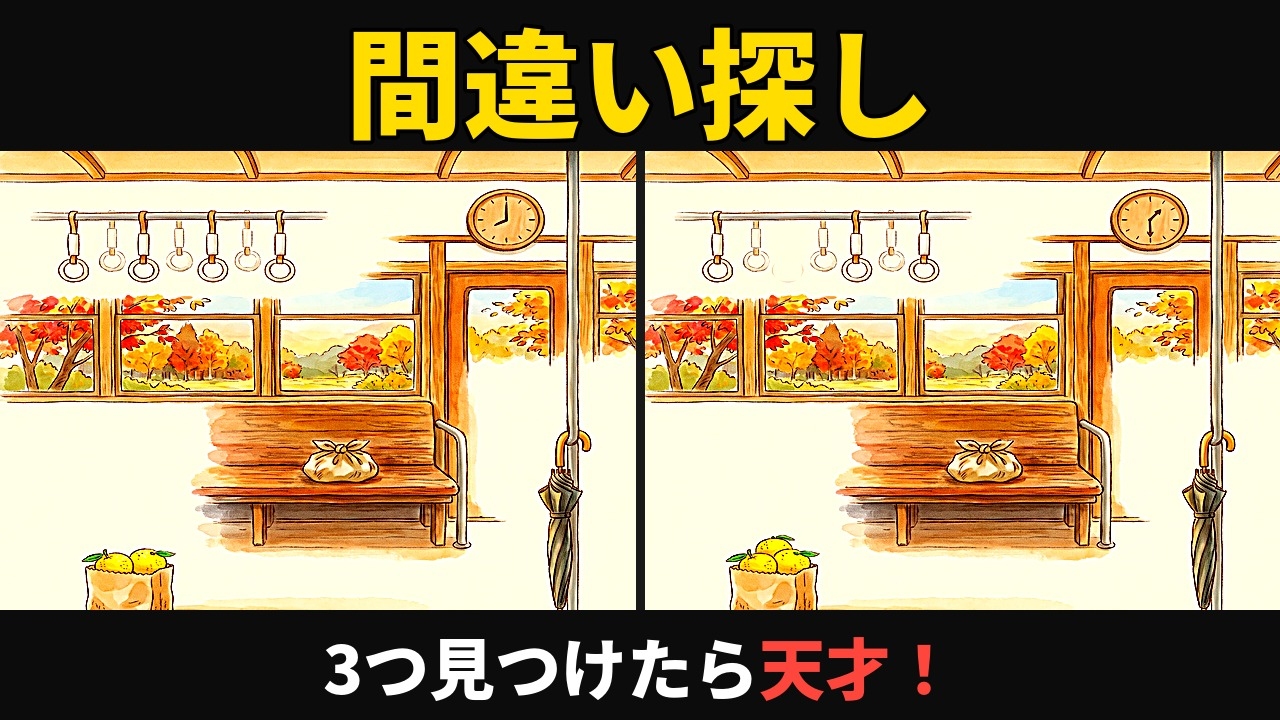
#> input picture assets/thumbnail_mock/thumb_v2_noowl.jpg, 1280 x 720 px, given in place of q4_a.png, which was not available
$ python ep005_clean.py ../../assets/thumbnail_mock
#> lines starting #> are read from the running program, lines starting #| are printed output that depends on the picture; after the words box and inside, x2 and y2 are one past the last pixel; in counts of white or black regions, pixels touching at a corner belong together
"""第5回：AIの描き直しで消した物（第4問の飾りの三角・第5問の柿）のうすい輪郭が残ったので、
元の絵で物があった所のうち、描き直しの絵で明るい（地の）所を、まわりの地からなだらかにうめる。濃い線（ひも・枝）と残る柿は変えない。
python3 ep005_clean.py <作業フォルダ>  →  <作業>/edit_4_2c.png, edit_5_1c.png（画像APIは使わない）"""
import sys
from pathlib import Path
import numpy as np
from PIL import Image, ImageFilter
from scipy import ndimage

JOBS = {(4, "2"): (70, 755, 205, 905)}

w = Path(sys.argv[1])
for (q, v), (x0, y0, x1, y1) in JOBS.items():
    a = np.asarray(Image.open(w / f"q{q}_a.png").convert("RGB").crop((x0, y0, x1, y1))).astype(float)
#> a: shape (150, 135, 3) float64; every value is 0
    ed_im = Image.open(w / f"edit_{q}_{v}.png").convert("RGB")
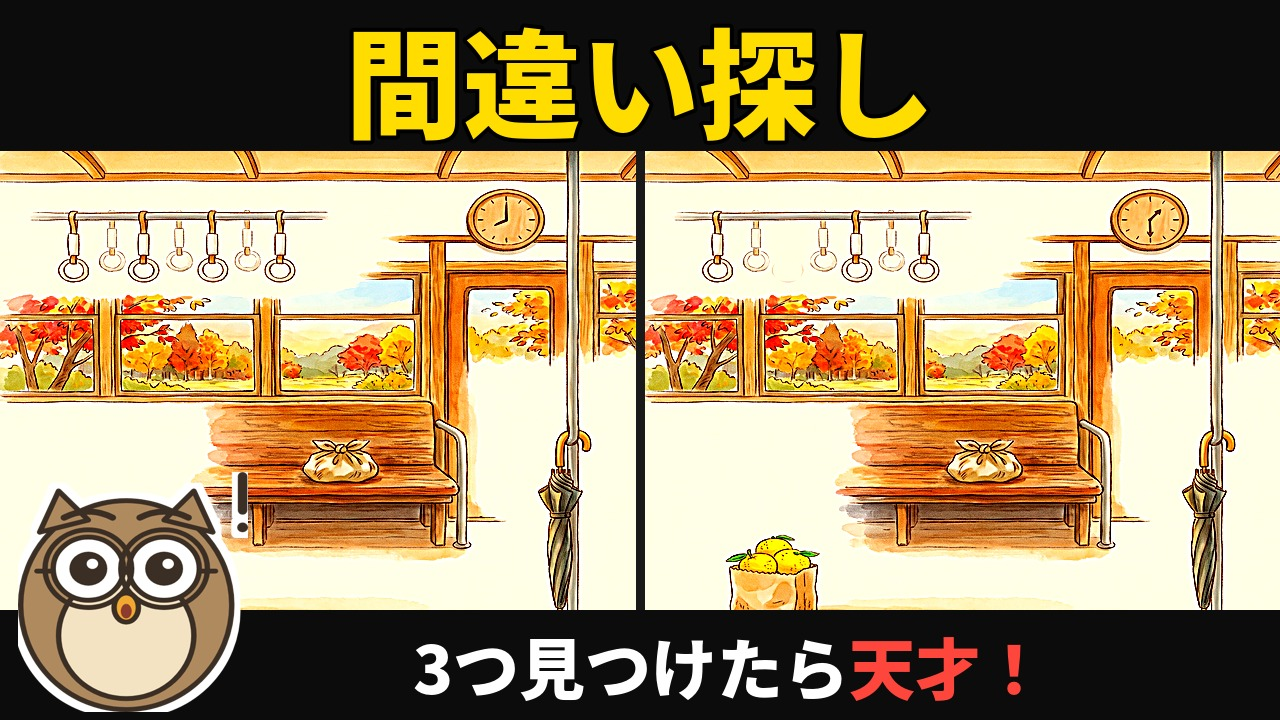
#> input picture assets/thumbnail_mock/thumb_v2_owl.jpg, 1280 x 720 px, given in place of edit_4_2.png, which was not available
#> ed_im is the input picture: PIL image 1280x720 RGB; mean R, G, B 162.9, 141.7, 104
    e = np.asarray(ed_im.crop((x0, y0, x1, y1))).astype(float)
    La, Le = a.mean(2), e.mean(2)
#> La: shape (150, 135) float64; every value is 0
    obj = ndimage.binary_dilation(np.abs(a - e).max(2) > 18, iterations=4)          # 元の物があった所（と、そのにじみ）
#> obj: shape (150, 135) bool; every value is 0
    keep = ndimage.binary_dilation((Le < 150) | ((e[..., 0] - e[..., 2]) > 70), iterations=3)   # 残すもの：濃い線・柿の色
#> keep: shape (150, 135) bool; every value is 1
    fill = obj & ~keep
    B = e.copy()
    B[fill] = e[~obj].mean(0) if (~obj).any() else 240
    for _ in range(300):
        bl = np.asarray(Image.fromarray(np.clip(B, 0, 255).astype(np.uint8)).filter(ImageFilter.GaussianBlur(2))).astype(float)
        B[fill] = bl[fill]
    noise = e - np.asarray(Image.fromarray(e.astype(np.uint8)).filter(ImageFilter.GaussianBlur(3))).astype(float)
    B[fill] = np.clip(B[fill] + np.clip(noise[fill], -2, 2), 0, 255)
    ed_im.paste(Image.fromarray(B.astype(np.uint8)), (x0, y0))
    ed_im.save(w / f"edit_{q}_{v}c.png")


# 第5問：いちばん下の柿を（へたごと）元の絵から消す。上の枝は残す。柿の実の所だけを、上と下の空の色で列ごとにつなぐ
R5 = (1622, 258, 1735, 364)
a_im = Image.open(w / "q5_a.png").convert("RGB")
A = np.asarray(a_im.crop(R5)).astype(float)
#> A: shape (106, 113, 3) float64; every value is 0
fruit = ((A[..., 0] - A[..., 2]) > 45) | (A.mean(2) < 120)
#> fruit: shape (106, 113) bool; every value is 1
fruit[:10] = False                                  # いちばん上の10px（枝）は物に数えない
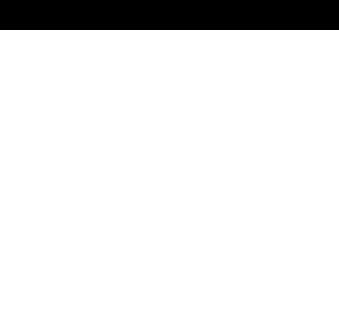
#> fruit: shape (106, 113) bool (shown 3 times larger); 90.6% white; 1 black region, box (x1, y1, x2, y2) and area: (0, 0, 113, 10) 1130
lab, n = ndimage.label(fruit)
#> n = 1
big = max(range(1, n + 1), key=lambda i: (lab == i).sum())
#> big = 1
fruit = ndimage.binary_dilation(ndimage.binary_fill_holes(lab == big), iterations=4)
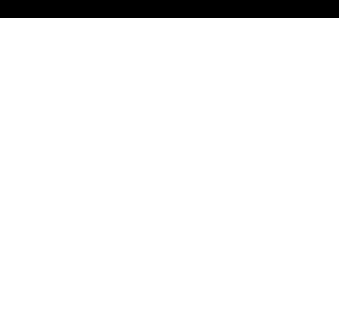
#> fruit: shape (106, 113) bool (shown 3 times larger); 94.3% white; 1 black region, box (x1, y1, x2, y2) and area: (0, 0, 113, 6) 678
B = A.copy()
for x in range(A.shape[1]):
    ys = np.nonzero(fruit[:, x])[0]
    if len(ys) == 0:
        continue
    y0, y1 = max(ys.min() - 1, 0), min(ys.max() + 1, A.shape[0] - 1)
    def sky(rows):                                  # その高さの、近くの列の空の色（枝・輪郭の暗い画素は使わない）
        blk = A[rows[0]:rows[1], max(0, x - 20):x + 21].reshape(-1, 3)
        ok = blk[(blk.mean(1) > 200) & ((blk[:, 0] - blk[:, 2]) < 20)]
        return np.median(ok, 0) if len(ok) else blk.mean(0)
    top, bot = sky((max(y0 - 4, 0), y0 + 1)), sky((y1, min(y1 + 4, A.shape[0])))
    t = ((np.arange(y0, y1 + 1) - y0) / max(1, y1 - y0))[:, None]
    B[y0:y1 + 1, x] = top * (1 - t) + bot * t
B = np.asarray(Image.fromarray(np.clip(B, 0, 255).astype(np.uint8)).filter(ImageFilter.GaussianBlur(0))).astype(float)
sm = np.asarray(Image.fromarray(B.astype(np.uint8)).filter(ImageFilter.GaussianBlur(2))).astype(float)
B[fruit] = sm[fruit]
out = a_im.copy(); out.paste(Image.fromarray(np.clip(B, 0, 255).astype(np.uint8)), R5[:2])
out.save(w / "edit_5_1c.png")

# 第2問：花びんの描き直しで枝・ゆずまで変わった（監査の差し戻し1）。描き直しは使わず、元の絵の花びんの胴だけを横に細くする（枝はそのまま）
#> (the run stopped early here; a loop or call above may not have finished)
